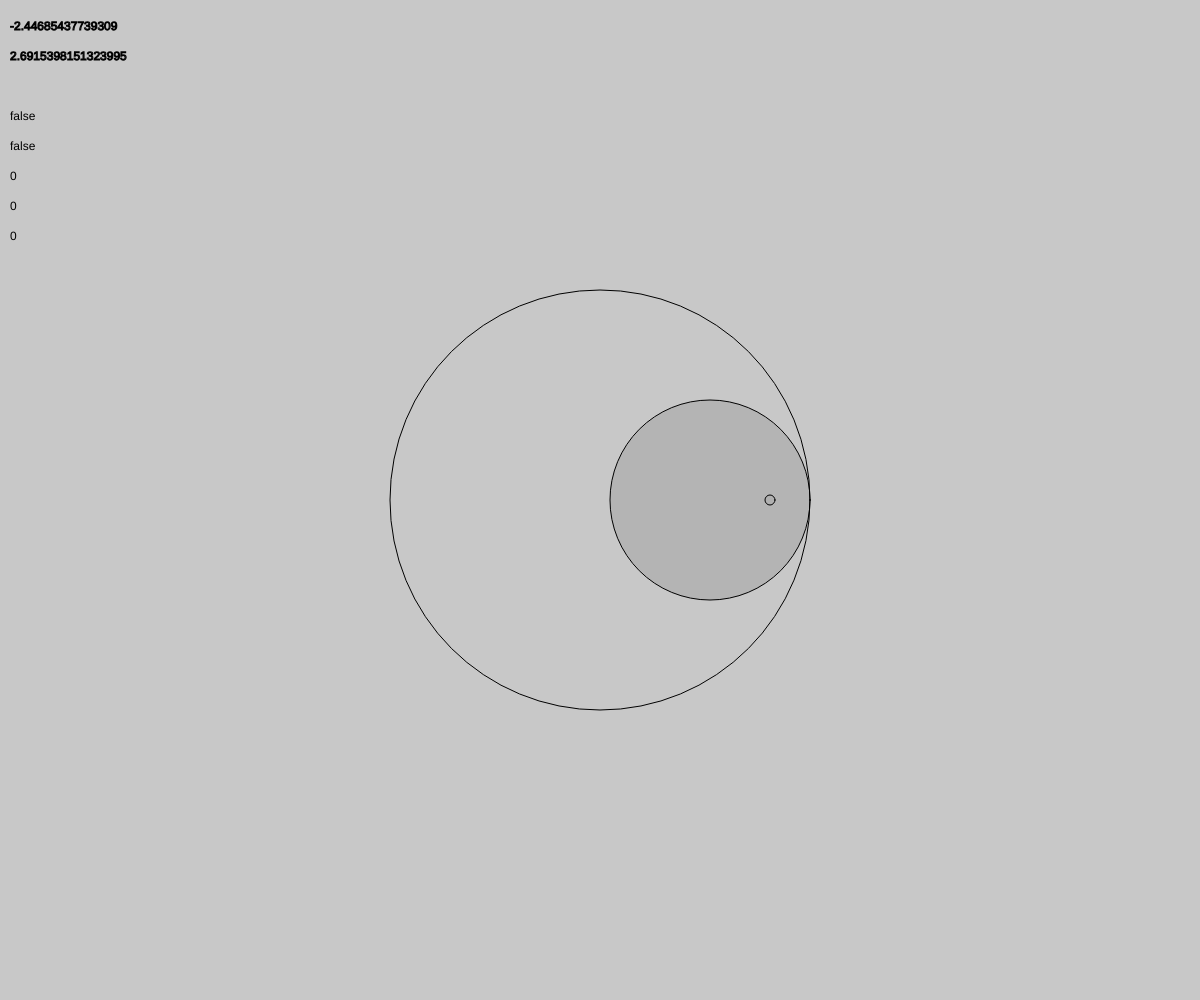
Frame 1 (no input)
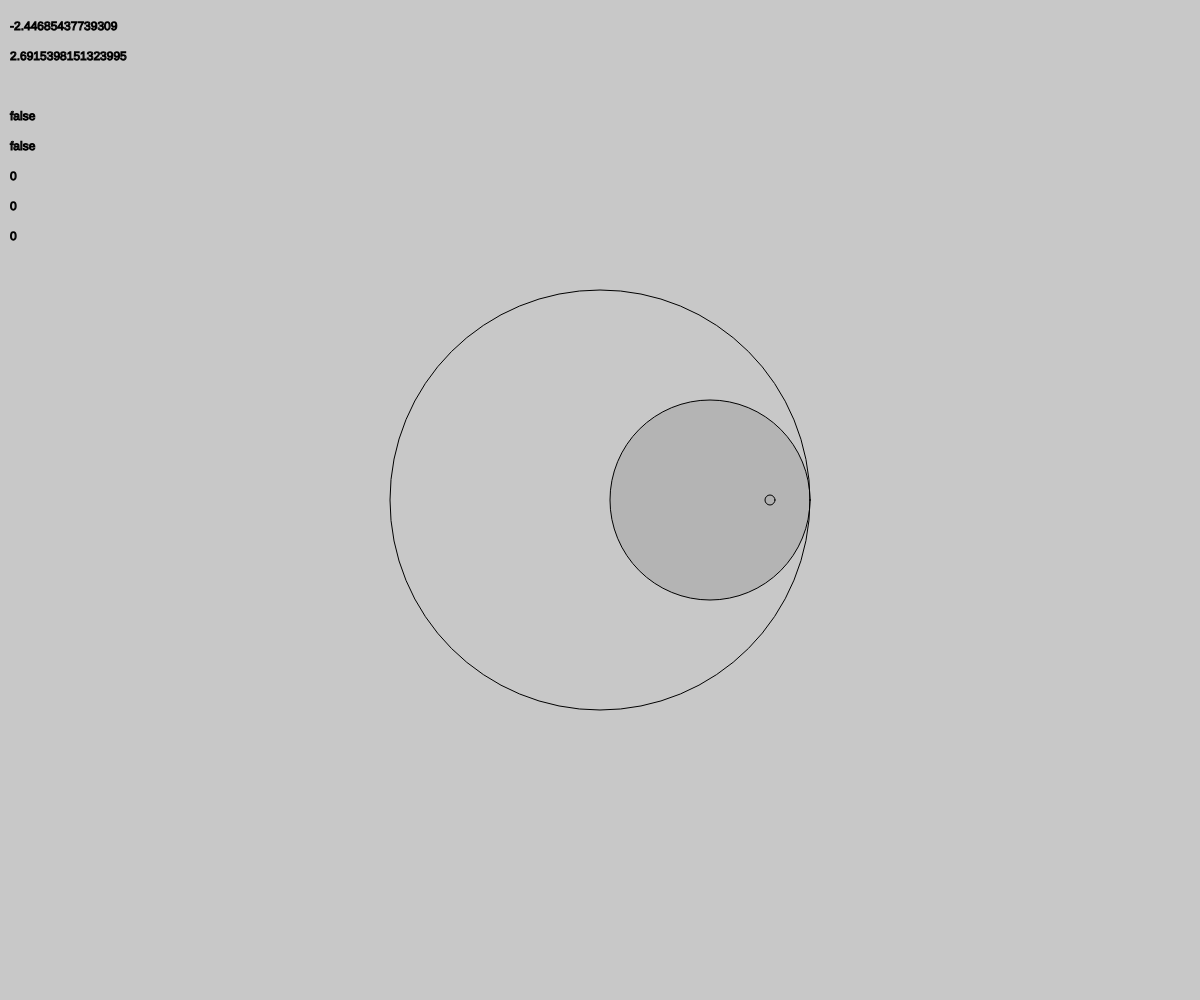
Frame 60 (no input)
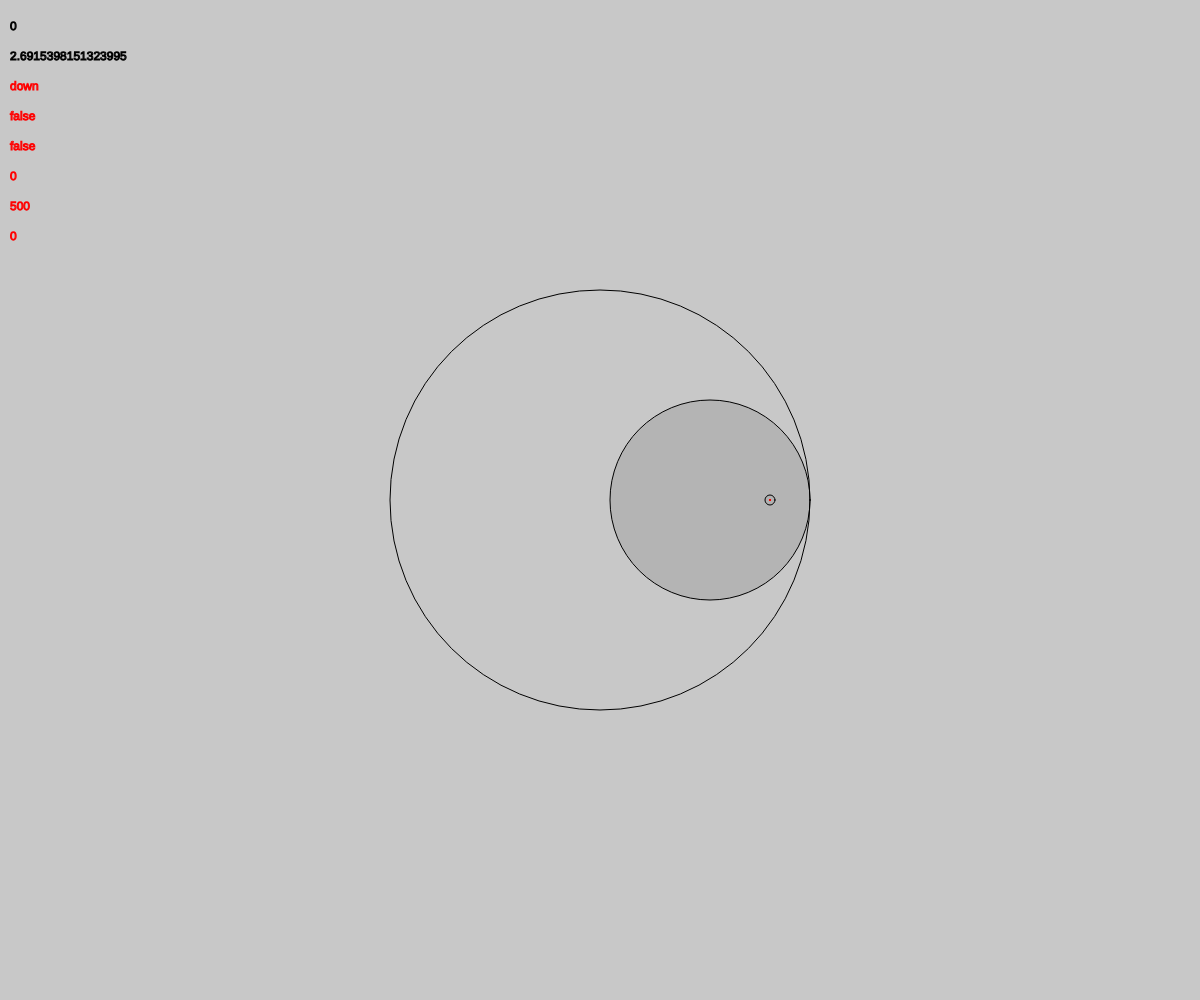
Frame 120 (the mouse pressed at the canvas centre since frame 60)

The p5.js sketch that drew these frames (run headless with seeded random() and noise() and a simulated clock; from frame 60 on, the mouse is pressed at the canvas centre):

// p5.js sketch
// ── sketch.js
// Click and Drag an object

var dragging = false; // Is the object being dragged?
var rollover = false; // Is the mouse over the ellipse?

var x, y, r;          // Location and size
var offsetX, offsetY;    // Mouseclick offset
//arrays
let xArr = [];
let yArr = [];
let colorArr = [];

let normalizedAngle = 0;

function setup() {
  createCanvas(windowWidth, windowHeight);
  
  
  // Dimensions
  R = 105 * 2;          //radius of the outside circle
  r = 50 * 2;           //radius of the inside circle
  D = 2 * R;            //diameter of the outside circle
  d = 2 * r;            //diameter of the inside circle
  p = 60;               //distance of the pen

  l = p/r;
  k = r/R;


  counter = 0;          //how many times has the mouse angle reset
  crossedUp = false;    //has the mouse crossed from the bottom half to the upper half
  crossedDown = false;  //has the mouse crossed from the upper half to the bottom half

  mouseAngle = atan2(mouseY - height/2, mouseX - width/2);
  penAngle = -((R-r)/r)*mouseAngle;

  // Starting location
  x = (R-r) + windowWidth/2;
  y = windowHeight/2;
  xpen = x + p;
  ypen = windowHeight/2;

  

  direction = "";                  //which  direction is the mouse moving
  oldy = 0;
  oldx = 0;
}

function draw() {
  background(200);

  if (mouseY < oldy) {              //determine the direction
        direction = "up";
  } else if (mouseY > oldy) {
            direction = "down";
  }
  oldy = mouseY;


text(direction, 10, 90)
text(crossedUp, 10, 120)
text(crossedDown, 10, 150)
text(counter, 10, 180)
text(mouseY, 10, 210)
text(normalizedAngle, 10, 240)

  
    // Is mouse over object
    let m_dist = dist(mouseX, mouseY, x, y);
    if (m_dist < r) {
      rollover = true;
    } else {
      rollover = false;
    }

  

  stroke(0);
  
    //Different fill based on state
    if (dragging) {
      fill(150);
    } else if (rollover) {
      fill(175);
    } else {
      fill(175, 200);
    }
    
    ellipse(x, y, d);
    ellipse(xpen,ypen,10);
    noFill();
    ellipse (windowWidth/2, windowHeight/2, D);
    text (mouseAngle, 10, 30);
    text (penAngle, 10, 60)

  if (mouseIsPressed === true){
      xArr.push(xpen);
      yArr.push(ypen);
      colorArr.push(Math.random());
  }
  
  for (let i = 0; i<xArr.length; i++){
      strokeWeight(1);
      stroke( 255, 0, 0);
      line (xArr[i-1], yArr[i-1], xArr[i], yArr[i]);
      strokeWeight(1);

  }
}
 
function mouseMoved(){
 translate(width / 2, height / 2);
 mouseAngle =  atan2(mouseY - height/2, mouseX - width/2);
 //penAngle = TWO_PI * counter + (-((R-r)/r) * mouseAngle);
 //penAngle = TWO_PI * counter + mouseAngle;
}

function mouseDragged(){
  //COUNTER METHOD
if (mouseX < width / 2){
  if (direction == "up" && mouseY < windowHeight / 2 && crossedUp == false){
    counter++;
    crossedUp = true;
    crossedDown = false;
  }else if (direction == "down" && mouseY > windowHeight / 2 && crossedDown == false){
    counter--;
    crossedUp = false;
    crossedDown = true;
  }
}else{
  if (direction == "down" && mouseY > windowHeight / 2 && crossedDown == false){
     //counter--;
     crossedUp = false;
     crossedDown = true;
   }else if (direction == "up" && mouseY < windowHeight / 2 && crossedUp == false){
     //counter--;
     crossedUp = true;
     crossedDown = false;
   }
}
  let m_dist = dist(mouseX, mouseY, x, y);      //mouse distance from the inner circle
    if (m_dist < d/2) {                         //determines whether the mouse is hovering over
      dragging = true;
  }
  translate(width / 2, height / 2);

  mouseAngle =  atan2(mouseY - height/2, mouseX - width/2);
  //penAngle = -((R-r)/r)*mouseAngle;
  penAngle = TWO_PI * counter + mouseAngle;
  //penAngle = TWO_PI * counter + (-((R-r)/r) * mouseAngle);

  if(dragging){
  dragging = true;
  x = width / 2 + (R-r) * cos(mouseAngle);
  y = height / 2 + (R-r) * sin(mouseAngle);

 
  xpen = R * ((1 - k) * cos(penAngle) + (l * k * cos(((1-k) / k) * penAngle))) + (width) / 2
  ypen = R * ((1 - k) * sin(penAngle) - (l * k * sin(((1-k) / k) * penAngle))) + (height) / 2
  }
}

function mouseReleased() {
  // Quit dragging and rollover
  dragging = false;
  rollover = false;
}
